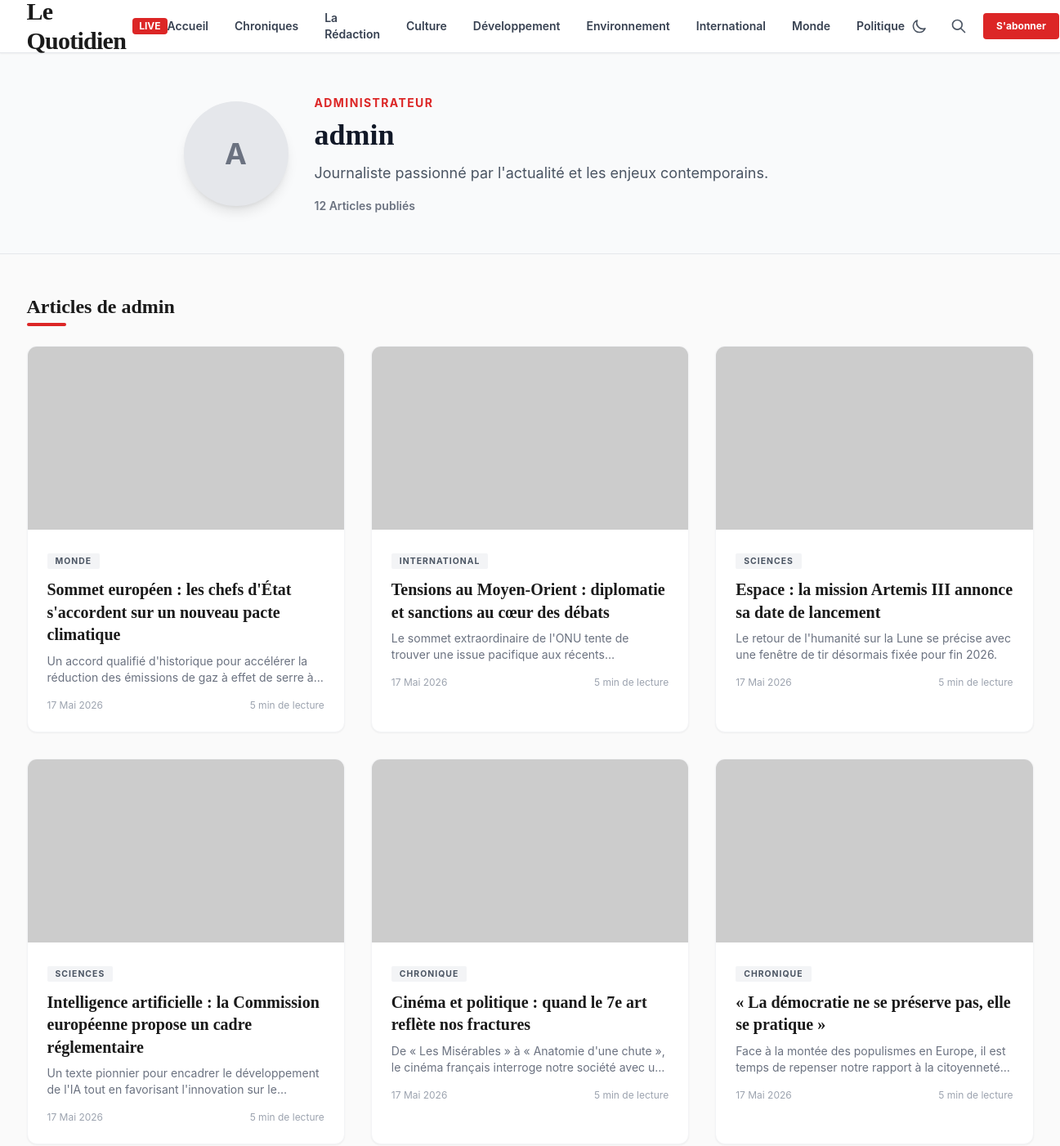
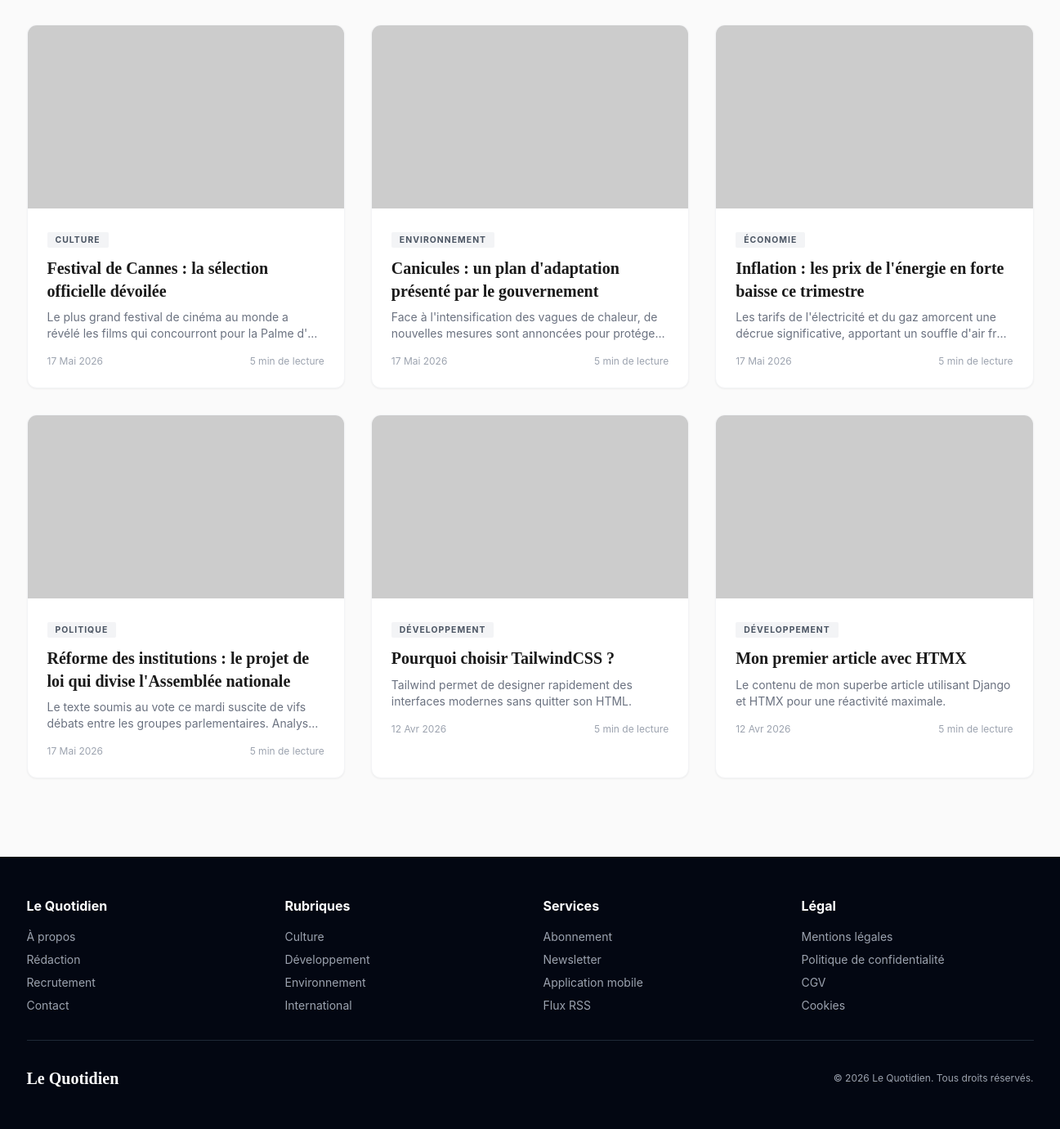
/blog/author/admin/, run on the app's committed database (2 pictures, top to bottom).
### apps/weblog/models.py (models this page shows, shortened)
class Category(models.Model):
    name = models.CharField(_("Nom"), max_length=100)
    slug = models.SlugField(_("Slug"), unique=True, max_length=120)
    class Meta:
        verbose_name = _("Catégorie")
        verbose_name_plural = _("Catégories")

class Article(models.Model):
    class Status(models.TextChoices):
        DRAFT = "DRAFT", _("Brouillon")
        PUBLISHED = "PUBLISHED", _("Publié")
        ARCHIVED = "ARCHIVED", _("Archivé")
    title = models.CharField(_("Titre"), max_length=255)
    slug = models.SlugField(_("Slug"), unique=True, max_length=255)
    author = models.ForeignKey(
        settings.AUTH_USER_MODEL,
        on_delete=models.CASCADE,
        related_name="articles",
        verbose_name=_("Auteur")
    )
    category = models.ForeignKey(
        Category,
        on_delete=models.PROTECT,
        related_name="articles",
        verbose_name=_("Catégorie")
    )
    tags = models.ManyToManyField(Tag, related_name="articles", blank=True, verbose_name=_("Tags"))
    content = models.TextField(_("Contenu"))
    excerpt = models.TextField(_("Extrait"), max_length=500, blank=True)
    featured_image = models.ImageField(_("Image à la une"), upload_to="articles/", null=True, blank=True)
    meta_title = models.CharField(_("Méta-titre"), max_length=100, blank=True, help_text=_("Titre pour les moteurs de recherche (SEO)"))
    meta_description = models.TextField(_("Méta-description"), max_length=160, blank=True, help_text=_("Description pour les moteurs de recherche (SEO)"))
    status = models.CharField(
        _("Statut"),
        max_length=10,
        choices=Status.choices,
        default=Status.DRAFT
    )
    created_at = models.DateTimeField(_("Créé le"), auto_now_add=True)
    updated_at = models.DateTimeField(_("Mis à jour le"), auto_now=True)
    published_at = models.DateTimeField(_("Publié le"), null=True, blank=True)
    views_count = models.PositiveIntegerField(_("Nombre de vues"), default=0)
    objects = models.Manager() # The default manager.
    published = PublishedManager() # Our custom manager.
    class Meta:
        verbose_name = _("Article")
        verbose_name_plural = _("Articles")
        ordering = ["-published_at", "-created_at"]

### apps/users/models.py (models this page shows, shortened)
class CustomUser(AbstractUser):
    class Role(models.TextChoices):
        VISITOR = "VISITOR", _("Visiteur")
        CONTRIBUTOR = "CONTRIBUTOR", _("Contributeur")
        WRITER = "WRITER", _("Rédacteur")
        EDITOR = "EDITOR", _("Éditeur")
        ADMIN = "ADMIN", _("Administrateur")
    role = models.CharField(
        _("Rôle"),
        max_length=20,
        choices=Role.choices,
        default=Role.CONTRIBUTOR
    )
    bio = models.TextField(_("Biographie"), max_length=500, blank=True)
    avatar = models.ImageField(_("Avatar"), upload_to="avatars/", null=True, blank=True)
    twitter_url = models.URLField(_("Lien Twitter/X"), max_length=255, blank=True)
    linkedin_url = models.URLField(_("Lien LinkedIn"), max_length=255, blank=True)
    facebook_url = models.URLField(_("Lien Facebook"), max_length=255, blank=True)
    website_url = models.URLField(_("Site web personnel"), max_length=255, blank=True)
    show_recruitment_section = models.BooleanField(_("Afficher la section recrutement"), default=True)

### apps/weblog/views.py (the view)
# urls.py: path('author/<str:username>/', views.author_detail, name='author_detail'),
def author_detail(request, username):
    User = get_user_model()
    author = get_object_or_404(User, username=username)
    articles = author.articles.filter(
        status='PUBLISHED',
        published_at__lte=timezone.now()
    ).order_by('-published_at')
    return render(request, 'weblog/author_detail.html', {
        'author': author,
        'articles': articles
    })

### apps/newsletter/views.py (called while the page is built)
def newsletter_form_context(request):
    return {'subscriber_form': SubscriberForm()}

### apps/weblog/context_processors.py (called while the page is built)
def categories_processor(request):
    categories = Category.objects.exclude(name='Chronique').order_by('name')[:6]
    return {'nav_categories': categories}

### templates/weblog/author_detail.html (shortened to what this page needs)
{% extends "base.html" %}
{% block content %}
<main class="page-section active">
    <section class="bg-gray-50 border-b border-gray-200 py-12">
        <div class="max-w-4xl mx-auto px-4 sm:px-6 flex flex-col md:flex-row items-center gap-8">
            <div class="flex-shrink-0">
                {% if author.avatar %}
                    <img src="{{ author.avatar.url }}" alt="{{ author.username }}" class="w-32 h-32 rounded-full object-cover shadow-lg">
                {% else %}
                    <div class="w-32 h-32 rounded-full bg-gray-200 flex items-center justify-center font-bold text-4xl text-gray-500 shadow-lg">
                        {{ author.username|first|upper }}
                    </div>
                {% endif %}
            </div>
            <div class="text-center md:text-left">
                <span class="text-red-600 text-sm font-bold uppercase tracking-widest">{{ author.get_role_display }}</span>
                <h1 class="font-serif text-3xl sm:text-4xl font-bold text-gray-900 mt-2 mb-3">{{ author.get_full_name|default:author.username }}</h1>
                <p class="text-gray-600 text-lg leading-relaxed mb-4">
                    {{ author.bio|default:"Journaliste passionné par l'actualité et les enjeux contemporains." }}
                </p>
                <div class="flex items-center justify-center md:justify-start gap-4">
                    <span class="text-sm font-semibold text-gray-500">{{ articles.count }} Articles publiés</span>
                </div>
            </div>
        </div>
    </section>
    <section class="max-w-7xl mx-auto px-4 sm:px-6 py-12">
        <h2 class="font-serif text-2xl font-bold mb-8 relative">
            Articles de {{ author.get_full_name|default:author.username }}
            <span class="absolute -bottom-2 left-0 w-12 h-1 bg-red-600 rounded"></span>
        </h2>
        <div class="grid grid-cols-1 md:grid-cols-2 lg:grid-cols-3 gap-8">
            {% for article in articles %}
            <div class="article-card bg-white rounded-xl overflow-hidden shadow-sm border border-gray-100 cursor-pointer group" onclick="location.href='{% url 'weblog:article_detail' article.slug %}'">
                <div class="overflow-hidden">
                    {% if article.featured_image %}
                        <img src="{{ article.featured_image.url }}" alt="{{ article.title }}" class="card-img w-full h-56 object-cover">
                    {% else %}
                        <img src="https://picsum.photos/seed/auth{{ article.id }}/400/300" alt="" class="card-img w-full h-56 object-cover">
                    {% endif %}
                </div>
                <div class="p-6">
                    <span class="cat-badge bg-gray-100 text-gray-600">{{ article.category.name }}</span>
                    <h3 class="font-serif text-xl font-bold mt-3 mb-2 group-hover:text-red-600 transition leading-snug">{{ article.title }}</h3>
                    <p class="text-gray-500 text-sm line-clamp-2 mb-4">{{ article.excerpt|default:article.content|truncatewords:20 }}</p>
                    <div class="flex items-center justify-between text-xs text-gray-400">
                        <span>{{ article.published_at|date:"d M Y" }}</span>
                        <span>5 min de lecture</span>
                    </div>
                </div>
            </div>
            {% empty %}
            <p class="col-span-full text-center text-gray-500 italic py-12">Aucun article publié par cet auteur pour le moment.</p>
            {% endfor %}
        </div>
    </section>
</main>
{% endblock %}

### templates/base.html (shortened to what this page needs)
<!DOCTYPE html>
<html lang="fr">
<head>
    <script src="https://cdn.tailwindcss.com"></script>
    <link href="https://cdn.jsdelivr.net/npm/@fontsource/inter@4.5.0/index.css" rel="stylesheet">
    <link href="https://cdn.jsdelivr.net/npm/@fontsource/playfair-display@4.5.0/index.css" rel="stylesheet">
    <link href="https://cdn.jsdelivr.net/npm/@fontsource/source-serif-pro@4.5.0/index.css" rel="stylesheet">
</head>
<body x-data="{
mobileMenuOpen: false,
searchOpen: false,
newsletterOpen: false,
darkMode: localStorage.getItem('darkMode') === 'true',
toggleDarkMode() {
    this.darkMode = !this.darkMode;
    localStorage.setItem('darkMode', this.darkMode);
    document.documentElement.classList.toggle('dark', this.darkMode);
}
}" x-init="document.documentElement.classList.toggle('dark', darkMode)">
    <header class="bg-white border-b border-gray-200 sticky top-0 z-50 shadow-sm">
        <div class="max-w-7xl mx-auto px-4 sm:px-6">
            <div class="flex items-center justify-between h-16">
                <a href="{% url 'home' %}" class="flex items-center cursor-pointer">
                    <span class="font-serif text-2xl sm:text-3xl font-black tracking-tight">Le Quotidien</span>
                    <span class="ml-2 text-xs bg-red-600 text-white px-2 py-0.5 rounded font-bold hidden sm:inline">LIVE</span>
                </a>
                <nav class="hidden lg:flex items-center space-x-8">
                    <a href="{% url 'home' %}" class="nav-link text-sm font-semibold text-gray-700 hover:text-red-600 transition {% if request.resolver_match.url_name == 'home' %}active{% endif %}">Accueil</a>
                    <a href="{% url 'weblog:chronique_list' %}" class="nav-link text-sm font-semibold text-gray-700 hover:text-red-600 transition {% if 'chronique' in request.path %}active{% endif %}">Chroniques</a>
                    <a href="{% url 'weblog:author_index' %}" class="nav-link text-sm font-semibold text-gray-700 hover:text-red-600 transition {% if 'authors' in request.path %}active{% endif %}">La Rédaction</a>
                    {% for cat in nav_categories %}
                    <a href="{% url 'weblog:category_detail' cat.slug %}" class="nav-link text-sm font-semibold text-gray-700 hover:text-red-600 transition {% if cat.slug in request.path %}active{% endif %}">{{ cat.name }}</a>
                    {% endfor %}
                </nav>
                <div class="flex items-center space-x-3">
                    <button @click="toggleDarkMode()" class="p-2 rounded-full hover:bg-gray-100 transition text-gray-600 dark:text-gray-300">
                        <svg x-show="!darkMode" class="w-5 h-5" fill="none" stroke="currentColor" viewBox="0 0 24 24"><path stroke-linecap="round" stroke-linejoin="round" stroke-width="2" d="M20.354 15.354A9 9 0 018.646 3.646 9.003 9.003 0 0012 21a9.003 9.003 0 008.354-5.646z"/></svg>
                    </button>
                    <button @click="searchOpen = !searchOpen" class="p-2 rounded-full hover:bg-gray-100 transition">
                        <svg class="w-5 h-5 text-gray-600" fill="none" stroke="currentColor" viewBox="0 0 24 24">
                            <path stroke-linecap="round" stroke-linejoin="round" stroke-width="2" d="M21 21l-6-6m2-5a7 7 0 11-14 0 7 7 0 0114 0z"/>
                        </svg>
                    </button>
                    {% if user.is_authenticated %}
                        {% if user.role in 'WRITER,EDITOR,ADMIN' or user.is_staff %}
                        <a href="{% url 'dashboard:home' %}" class="text-xs font-bold bg-gray-100 text-gray-700 px-3 py-2 rounded hover:bg-gray-200 transition hidden sm:block">Dashboard</a>
                        {% endif %}
                        <a href="/admin/" class="text-xs font-bold text-gray-600 hover:text-red-600 transition hidden sm:block">Admin</a>
                    {% else %}
                        <button @click="newsletterOpen = true" class="bg-red-600 text-white text-xs font-bold px-4 py-2 rounded hover:bg-red-700 transition hidden sm:block">S'abonner</button>
                    {% endif %}
                </div>
            </div>
        </div>
    </header>
    {% block content %}{% endblock %}
    <footer class="bg-gray-950 text-gray-400 py-12 mt-12">
        <div class="max-w-7xl mx-auto px-4 sm:px-6">
            <div class="grid grid-cols-2 md:grid-cols-4 gap-8 mb-8">
                <div>
                    <h4 class="text-white font-bold mb-4">Le Quotidien</h4>
                    <ul class="space-y-2 text-sm">
                        <li><a href="#" class="hover:text-white transition">À propos</a></li>
                        <li><a href="{% url 'weblog:author_index' %}" class="hover:text-white transition">Rédaction</a></li>
                        <li><a href="{% url 'dashboard:promotion_request' %}" class="hover:text-white transition">Recrutement</a></li>
                        <li><a href="#" class="hover:text-white transition">Contact</a></li>
                    </ul>
                </div>
                <div>
                    <h4 class="text-white font-bold mb-4">Rubriques</h4>
                    <ul class="space-y-2 text-sm">
                        {% for cat in nav_categories|slice:":4" %}
                        <li><a href="{% url 'weblog:category_detail' cat.slug %}" class="hover:text-white transition">{{ cat.name }}</a></li>
                        {% empty %}
                        <li><a href="#" class="hover:text-white transition">Politique</a></li>
                        <li><a href="#" class="hover:text-white transition">Économie</a></li>
                        {% endfor %}
                    </ul>
                </div>
                <div>
                    <h4 class="text-white font-bold mb-4">Services</h4>
                    <ul class="space-y-2 text-sm">
                        <li><button @click="newsletterOpen = true" class="hover:text-white transition text-left">Abonnement</button></li>
                        <li><button @click="newsletterOpen = true" class="hover:text-white transition text-left">Newsletter</button></li>
                        <li><a href="#" class="hover:text-white transition">Application mobile</a></li>
                        <li><a href="{% url 'weblog:article_feed' %}" class="hover:text-white transition">Flux RSS</a></li>
                    </ul>
                </div>
                <div>
                    <h4 class="text-white font-bold mb-4">Légal</h4>
                    <ul class="space-y-2 text-sm">
                        <li><a href="#" class="hover:text-white transition">Mentions légales</a></li>
                        <li><a href="#" class="hover:text-white transition">Politique de confidentialité</a></li>
                        <li><a href="#" class="hover:text-white transition">CGV</a></li>
                        <li><a href="#" class="hover:text-white transition">Cookies</a></li>
                    </ul>
                </div>
            </div>
            <div class="border-t border-gray-800 pt-8 flex flex-col sm:flex-row items-center justify-between">
                <span class="font-serif text-xl font-bold text-white mb-4 sm:mb-0">Le Quotidien</span>
                <span class="text-xs">© {% now "Y" %} Le Quotidien. Tous droits réservés.</span>
            </div>
        </div>
    </footer>
</body>
</html>

### templates/base.html (style rules this page uses)
* { margin: 0; padding: 0; box-sizing: border-box; }
body { font-family: 'Inter', sans-serif; background: #fafafa; color: #1a1a1a; }
.font-serif { font-family: 'Playfair Display', serif !important; }
.article-card { transition: transform 0.3s ease, box-shadow 0.3s ease; }
.article-card .card-img { transition: transform 0.5s ease; }
.nav-link { position: relative; }
.nav-link::after { content: ''; position: absolute; bottom: -4px; left: 0; width: 0; height: 2px; background: #dc2626; transition: width 0.3s ease; }
.cat-badge { font-size: 0.65rem; letter-spacing: 0.1em; text-transform: uppercase; font-weight: 700; padding: 3px 10px; border-radius: 2px; }
body { transition: background-color 0.3s ease, color 0.3s ease; }

### data on the page
Category: name "Culture"
Category: name "Développement"
Category: name "Environnement"
Category: name "International"
Category: name "Monde"
Category: name "Politique"
CustomUser: username|first "A", role "ADMINISTRATEUR", get_full_name "admin", bio "Journaliste passionné par l'actualité et les enjeux contemporains."
Article: category.name "MONDE", title "Sommet européen : les chefs d'État s'accordent sur un nouveau pacte climatique", excerpt "Un accord qualifié d'historique pour accélérer la réduction des émissions de gaz à effet de serre…", published_at "17 Mai 2026"
Article: category.name "INTERNATIONAL", title "Tensions au Moyen-Orient : diplomatie et sanctions au cœur des débats", excerpt "Le sommet extraordinaire de l'ONU tente de trouver une issue pacifique aux…", published_at "17 Mai 2026"
Article: category.name "SCIENCES", title "Espace : la mission Artemis III annonce sa date de lancement", excerpt "Le retour de l'humanité sur la Lune se précise avec une fenêtre de tir désormais fixée pour fin 2026.", published_at "17 Mai 2026"
Article: category.name "SCIENCES", title "Intelligence artificielle : la Commission européenne propose un cadre réglementaire", excerpt "Un texte pionnier pour encadrer le développement de l'IA tout en favorisant l'innovation sur…", published_at "17 Mai 2026"
Article: category.name "CHRONIQUE", title "Cinéma et politique : quand le 7e art reflète nos fractures", excerpt "De « Les Misérables » à « Anatomie d'une chute », le cinéma français interroge notre société avec…", published_at "17 Mai 2026"
Article: category.name "CHRONIQUE", title "« La démocratie ne se préserve pas, elle se pratique »", excerpt "Face à la montée des populismes en Europe, il est temps de repenser notre rapport à la…", published_at "17 Mai 2026"
Article: category.name "CULTURE", title "Festival de Cannes : la sélection officielle dévoilée", excerpt "Le plus grand festival de cinéma au monde a révélé les films qui concourront pour la Palme…", published_at "17 Mai 2026"
Article: category.name "ENVIRONNEMENT", title "Canicules : un plan d'adaptation présenté par le gouvernement", excerpt "Face à l'intensification des vagues de chaleur, de nouvelles mesures sont annoncées pour…", published_at "17 Mai 2026"
Article: category.name "ÉCONOMIE", title "Inflation : les prix de l'énergie en forte baisse ce trimestre", excerpt "Les tarifs de l'électricité et du gaz amorcent une décrue significative, apportant un souffle d'air…", published_at "17 Mai 2026"
Article: category.name "POLITIQUE", title "Réforme des institutions : le projet de loi qui divise l'Assemblée nationale", excerpt "Le texte soumis au vote ce mardi suscite de vifs débats entre les groupes parlementaires.…", published_at "17 Mai 2026"
Article: category.name "DÉVELOPPEMENT", title "Pourquoi choisir TailwindCSS ?", excerpt "Tailwind permet de designer rapidement des interfaces modernes sans quitter son HTML.", published_at "12 Avr 2026"
Article: category.name "DÉVELOPPEMENT", title "Mon premier article avec HTMX", excerpt "Le contenu de mon superbe article utilisant Django et HTMX pour une réactivité maximale.", published_at "12 Avr 2026"

### other printed values
{{ articles.count }} "12"
